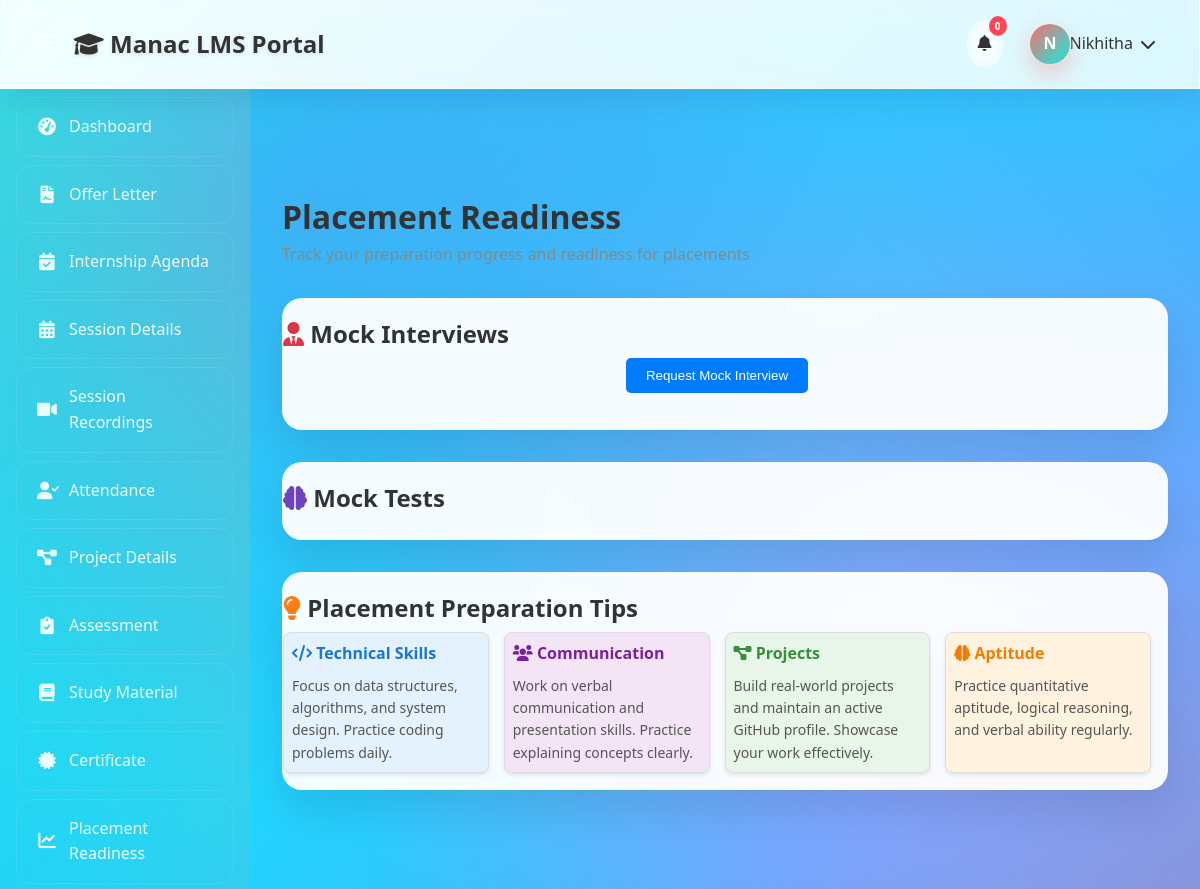
The app's page /placement-readiness/ (signed in), older data.
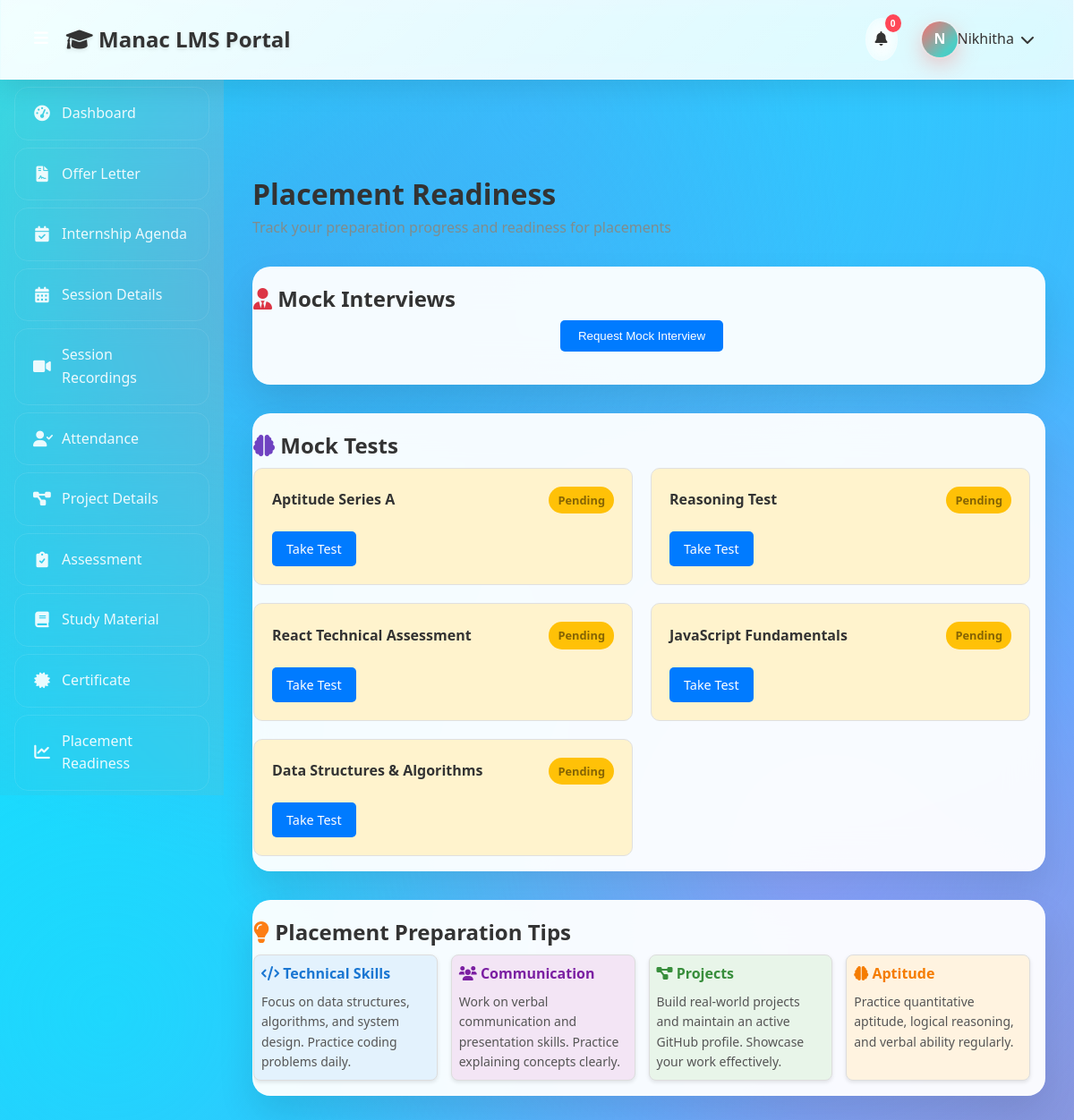
The same page, newer data.
### lms/models.py (models this page shows, shortened)
class MockTest(models.Model):
    title = models.CharField(max_length=200)
    description = models.TextField(blank=True)
    topic = models.CharField(max_length=100)
    total_marks = models.PositiveIntegerField(default=100)
    duration_minutes = models.PositiveIntegerField(default=60)
    questions = models.JSONField()  # Store questions as JSON
    is_active = models.BooleanField(default=True)
    created_at = models.DateTimeField(default=timezone.now)

### lms/views.py (the view, shortened to what this page needs)
# urls.py: path('placement-readiness/', views.placement_readiness, name='placement_readiness'),
@login_required
def placement_readiness(request):
    student = get_object_or_404(Student, user=request.user)
    readiness_score = 75  # This could be calculated based on various factors
    checklist = [
        {'item': 'Resume Review', 'completed': True},
        {'item': 'Mock Interview 1', 'completed': True},
        {'item': 'Mock Interview 2', 'completed': False},
        {'item': 'Portfolio Project', 'completed': True},
    ]
    mock_interviews_queryset = MockInterview.objects.filter(student=student).exclude(status='scheduled')
    mock_interviews = []
    mock_tests_queryset = MockTest.objects.filter(is_active=True)
    mock_tests = []
    for mock_test in mock_tests_queryset:
        best_attempt = StudentMockTest.objects.filter(
            student=student,
            mock_test=mock_test,
            is_completed=True
        ).order_by('-score').first()
        if best_attempt:
            total_attempts = StudentMockTest.objects.filter(
                student=student,
                mock_test=mock_test,
                is_completed=True
            ).count()
            mock_tests.append({
                'id': mock_test.id,
                'title': mock_test.title,
                'score': best_attempt.percentage_score,
                'date': best_attempt.submitted_at.strftime('%Y-%m-%d') if best_attempt.submitted_at else None,
                'attempts': total_attempts,
            })
        else:
            mock_tests.append({
                'id': mock_test.id,
                'title': mock_test.title,
                'status': 'pending',
            })
    context = {
        'readiness_score': readiness_score,
        'checklist': checklist,
        'mock_interviews': mock_interviews,
        'mock_tests': mock_tests,
    }
    return render(request, 'lms/placement_readiness.html', context)

### lms/templates/lms/placement_readiness.html (shortened to what this page needs)
{% extends 'lms/base.html' %}
{% block content %}
<div class="content-header">
    <h1>Placement Readiness</h1>
    <p style="color: #7f8c8d;">Track your preparation progress and readiness for placements</p>
</div>
<div class="card" style="margin-bottom: 2rem;">
    <h3><i class="fas fa-user-tie" style="color: #dc3545;"></i> Mock Interviews</h3>
    <div style="text-align: center; margin-bottom: 20px;">
        <button id="requestInterviewBtn" style="padding: 10px 20px; background: #007bff; color: white; border: none; border-radius: 5px; cursor: pointer;">Request Mock Interview</button>
    </div>
</div>
<div class="card" style="margin-bottom: 2rem;">
    <h3><i class="fas fa-brain" style="color: #6f42c1;"></i> Mock Tests</h3>
    <div style="display: grid; grid-template-columns: repeat(auto-fit, minmax(300px, 1fr)); gap: 20px;">
        {% for test in mock_tests %}
        <div style="padding: 20px; border: 1px solid #e0e0e0; border-radius: 10px; background: {% if test.score %}#f8f9fa{% else %}#fff3cd{% endif %};">
            <div style="display: flex; justify-content: space-between; align-items: center; margin-bottom: 10px;">
                <h4 style="margin: 0; color: #333;">{{ test.title }}</h4>
                {% if test.score %}
                <div style="font-size: 1.5rem; font-weight: bold; color: {% if test.score >= 80 %}#28a745{% elif test.score >= 60 %}#ffc107{% else %}#dc3545{% endif %};">{{ test.score }}%</div>
                {% else %}
                <span style="padding: 5px 10px; border-radius: 15px; font-size: 0.8em; font-weight: bold; background: #ffc107; color: #856404;">{{ test.status|title }}</span>
                {% endif %}
            </div>
            {% if not test.score %}
            <a href="{% url 'lms:mock_test_quiz' test.id %}" style="display: inline-block; margin-top: 10px; padding: 8px 16px; background: #007bff; color: white; text-decoration: none; border-radius: 5px; font-size: 0.9em;">Take Test</a>
            {% endif %}
        </div>
        {% endfor %}
    </div>
</div>
<div class="card">
    <h3><i class="fas fa-lightbulb" style="color: #fd7e14;"></i> Placement Preparation Tips</h3>
    <div style="display: grid; grid-template-columns: repeat(auto-fit, minmax(120px, 1fr)); gap: 15px;">
        <div style="padding: 8px; background: #e3f2fd; border-radius: 8px; border: 1px solid #ddd; box-shadow: 0 2px 4px rgba(0,0,0,0.1);">
            <h4 style="margin: 0 0 8px 0; color: #1976d2; font-size: 0.9em;"><i class="fas fa-code"></i> Technical Skills</h4>
            <p style="margin: 0; color: #555; font-size: 0.8em;">Focus on data structures, algorithms, and system design. Practice coding problems daily.</p>
        </div>
        <div style="padding: 8px; background: #f3e5f5; border-radius: 8px; border: 1px solid #ddd; box-shadow: 0 2px 4px rgba(0,0,0,0.1);">
            <h4 style="margin: 0 0 8px 0; color: #7b1fa2; font-size: 0.9em;"><i class="fas fa-users"></i> Communication</h4>
            <p style="margin: 0; color: #555; font-size: 0.8em;">Work on verbal communication and presentation skills. Practice explaining concepts clearly.</p>
        </div>
        <div style="padding: 8px; background: #e8f5e9; border-radius: 8px; border: 1px solid #ddd; box-shadow: 0 2px 4px rgba(0,0,0,0.1);">
            <h4 style="margin: 0 0 8px 0; color: #388e3c; font-size: 0.9em;"><i class="fas fa-project-diagram"></i> Projects</h4>
            <p style="margin: 0; color: #555; font-size: 0.8em;">Build real-world projects and maintain an active GitHub profile. Showcase your work effectively.</p>
        </div>
        <div style="padding: 8px; background: #fff3e0; border-radius: 8px; border: 1px solid #ddd; box-shadow: 0 2px 4px rgba(0,0,0,0.1);">
            <h4 style="margin: 0 0 8px 0; color: #f57c00; font-size: 0.9em;"><i class="fas fa-brain"></i> Aptitude</h4>
            <p style="margin: 0; color: #555; font-size: 0.8em;">Practice quantitative aptitude, logical reasoning, and verbal ability regularly.</p>
        </div>
    </div>
</div>
{% endblock %}

Row changes from the older to the newer data that the page shows:
added MockTest: title "Aptitude Series A"
added MockTest: title "Reasoning Test"
added MockTest: title "React Technical Assessment"
added MockTest: title "JavaScript Fundamentals"
added MockTest: title "Data Structures & Algorithms"
Text that changed along with them:
new list line: "Pending Take Test"
